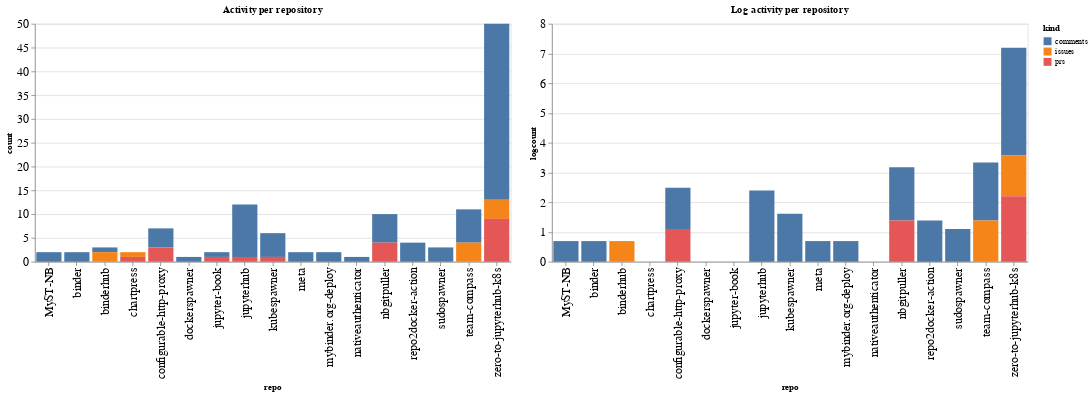

Notebook code for this chart:
### Code cell
ch1 = alt.Chart(repo_summaries, width=600, title="Activity per repository").mark_bar().encode(
    x='repo',
    y='count',
    color='kind',
    tooltip="kind"
)

ch2 = alt.Chart(repo_summaries, width=600, title="Log activity per repository").mark_bar().encode(
    x='repo',
    y='logcount',
    color='kind',
    tooltip="kind"
)

ch1 | ch2

### Figure 1 — Vega-Lite specification as saved in the notebook (floating-point values rounded to 4 significant figures)
{"config": {"axisLeft": {"labelFontSize": 15}, "axisBottom": {"labelFontSize": 15}}, "hconcat": [{"mark": "bar", "encoding": {"color": {"type": "nominal", "field": "kind"}, "tooltip": {"type": "nominal", "field": "kind"}, "x": {"type": "nominal", "field": "repo"}, "y": {"type": "quantitative", "field": "count"}}, "title": "Activity per repository", "width": 600}, {"mark": "bar", "encoding": {"color": {"type": "nominal", "field": "kind"}, "tooltip": {"type": "nominal", "field": "kind"}, "x": {"type": "nominal", "field": "repo"}, "y": {"type": "quantitative", "field": "logcount"}}, "title": "Log activity per repository", "width": 600}], "data": {"name": "data-e60504266952a38239647ada89d53e0c"}, "$schema": "https://vega.github.io/schema/vega-lite/v4.8.1.json", "datasets": {"data-e60504266952a38239647ada89d53e0c": [{"repo": "MyST-NB", "kind": "comments", "count": 2, "logcount": 0.6931}, {"repo": "binder", "kind": "comments", "count": 2, "logcount": 0.6931}, {"repo": "binderhub", "kind": "comments", "count": 1, "logcount": 0.0}, {"repo": "binderhub", "kind": "issues", "count": 2, "logcount": 0.6931}, {"repo": "chartpress", "kind": "issues", "count": 1, "logcount": 0.0}, {"repo": "chartpress", "kind": "prs", "count": 1, "logcount": 0.0}, {"repo": "configurable-http-proxy", "kind": "comments", "count": 4, "logcount": 1.386}, {"repo": "configurable-http-proxy", "kind": "prs", "count": 3, "logcount": 1.099}, {"repo": "dockerspawner", "kind": "comments", "count": 1, "logcount": 0.0}, {"repo": "jupyter-book", "kind": "comments", "count": 1, "logcount": 0.0}, {"repo": "jupyter-book", "kind": "prs", "count": 1, "logcount": 0.0}, {"repo": "jupyterhub", "kind": "comments", "count": 11, "logcount": 2.398}, {"repo": "jupyterhub", "kind": "prs", "count": 1, "logcount": 0.0}, {"repo": "kubespawner", "kind": "comments", "count": 5, "logcount": 1.609}, {"repo": "kubespawner", "kind": "prs", "count": 1, "logcount": 0.0}, {"repo": "meta", "kind": "comments", "count": 2, "logcount": 0.6931}, {"repo": "mybinder.org-deploy", "kind": "comments", "count": 2, "logcount": 0.6931}, {"repo": "nativeauthenticator", "kind": "comments", "count": 1, "logcount": 0.0}, {"repo": "nbgitpuller", "kind": "comments", "count": 6, "logcount": 1.792}, {"repo": "nbgitpuller", "kind": "prs", "count": 4, "logcount": 1.386}, {"repo": "repo2docker-action", "kind": "comments", "count": 4, "logcount": 1.386}, {"repo": "sudospawner", "kind": "comments", "count": 3, "logcount": 1.099}, {"repo": "team-compass", "kind": "comments", "count": 7, "logcount": 1.946}, {"repo": "team-compass", "kind": "issues", "count": 4, "logcount": 1.386}, {"repo": "zero-to-jupyterhub-k8s", "kind": "comments", "count": 37, "logcount": 3.611}, {"repo": "zero-to-jupyterhub-k8s", "kind": "issues", "count": 4, "logcount": 1.386}, {"repo": "zero-to-jupyterhub-k8s", "kind": "prs", "count": 9, "logcount": 2.197}]}}
